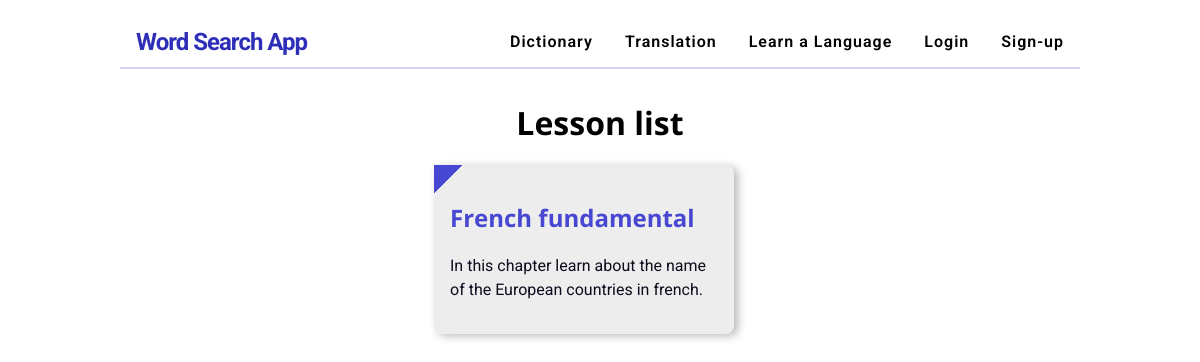
The app's page /curriculum/2/french_fundamental/, older data.
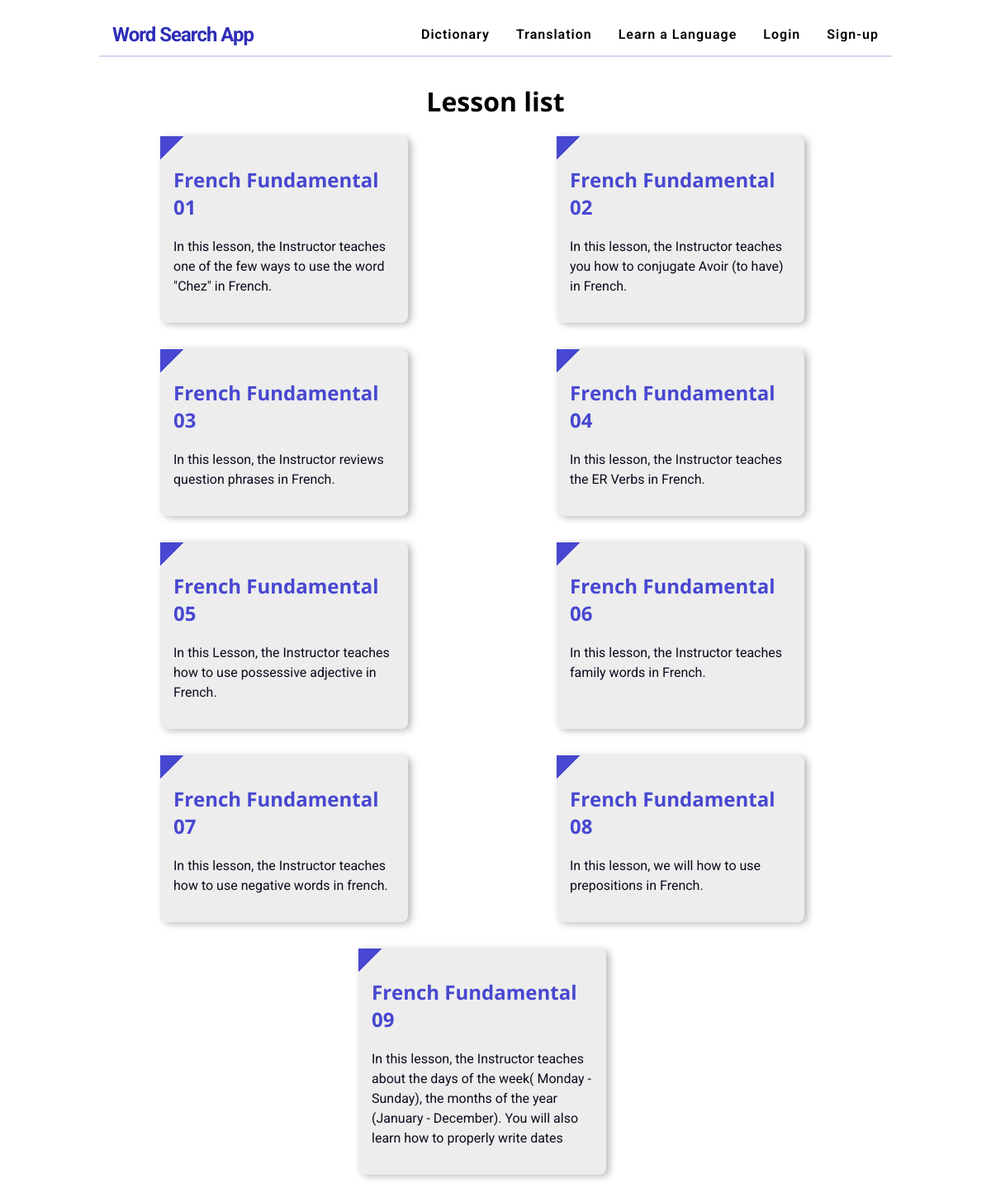
The same page, newer data.
### curriculum/models.py (models this page shows, shortened)
class Lesson(models.Model):
    lesson_id = models.CharField(max_length=100, unique=True)
    Standard = models.ForeignKey(Standard, on_delete=models.CASCADE)
    created_by = models.ForeignKey(User,on_delete=models.CASCADE)
    created_at = models.DateTimeField(auto_now_add=True)
    subject = models.ForeignKey(Subject, on_delete=models.CASCADE,related_name='lessons')
    name = models.CharField(max_length=250)
    position = models.PositiveSmallIntegerField(verbose_name="Chapter no.")
    slug = models.SlugField(null=True, blank=True)
    video = models.CharField(max_length=500, blank=True)
    description = models.TextField(max_length=500,blank=True)
    file_object = open("Curriculum_model_log.txt", 'a+')
    logger.log(file_object, 'Created lesson table ', 'Info')
    class Meta:
        ordering = ['position']

### curriculum/views.py (the view)
# urls.py: path('<str:standard>/<slug:slug>/', views.LessonListView.as_view(), name='lesson_list'),
class LessonListView(DetailView):
    context_object_name = 'subjects'
    file_object = open("Curriculum_log.txt", 'a+')
    logger.log(file_object, 'Shows the name of the lessons of particuluar subject ', 'Info')
    model = Subject
    template_name = 'curriculum/lesson_list_view.html'
    file_object.close()

### curriculum/templates/curriculum/lesson_list_view.html
{% extends 'Login/base.html' %}
{% load static %}
{% block content %}
  <main class="lesson-list">
    <h1>Lesson list</h1>
    <div class="lesson-list__container">
      {% for lesson in subjects.lessons.all %}
        <div class="lesson-list__block">
          <a href ="{% url 'curriculum:lesson_detail' slug=lesson.slug subject=subjects.slug standard=lesson.Standard.slug %}">
          <h2>
              {{lesson.name}}
          </h2>
          <p>{{lesson.description}}</p>
        </a>
        </div>
      {% endfor %}
    </div>
  </main>
{% endblock%}

### Login/Templates/Login/base.html (shortened to what this page needs)
{% load static %}
<!DOCTYPE html>
<html>
  <head>
    <link rel="stylesheet" href="{% static 'Login/css/master.css' %}">
  </head>
 <body>
    <header>
      <div class="logo">
        <a href="{% url 'Login:homepage' %}">Word Search App</a>
      </div>
      <nav>
        <ul class="nav__list">
          {% if user.is_authenticated %}
            <li class="nav__link"><a href="{% url 'Dictionary:index' %}">Dictionary</a></li>
            <li class="nav__link"><a href="{% url 'Translate:index' %}">Translation</a></li>
            <li class="nav__link"><a href="{% url 'curriculum:standard_list' %}">Learn a Language</a></li>
            <li  class="mr-5 text-light"> {{user.username}}</li>
            <li class="nav__link"><a href="{% url 'Login:logout' %}">Log out</a></li>
          {% else %}
            <li class="nav__link"><a href="{% url 'Login:login' %}">Dictionary</a></li>
            <li class="nav__link"><a href="{% url 'Login:login' %}">Translation</a></li>
            <li class="nav__link"><a href="{% url 'Login:login' %}">Learn a Language</a></li>
            <li class="nav__link"><a href="{% url 'Login:login' %}">Login</a></li>
            <li class="nav__link"><a href="{% url 'Login:register' %}">Sign-up</a></li>
          {% endif %}
        </ul>
      </nav>
    </header>
    {% block content %}
    {% endblock %}
  </body>
</html>

### Login/static/Login/css/master.css (style rules this page uses)
* { box-sizing: border-box; }
html { scroll-behavior: smooth; }
body { margin: 0; font-family: "Roboto", sans-serif; font-weight: 400; }
h1, h2 { font-family: "Open Sans", sans-serif; }
a { color: inherit; display: inline-block; text-decoration: none; }
ul { list-style: none; display: flex; padding-left: 0; }
li + li { padding-left: 1rem; }
header { width: 80%; margin: 1rem auto 0; display: flex; justify-content: space-between; align-items: center; border-bottom: solid 2px rgba(46, 46, 184, 0.2); padding: 0 1rem; }
.logo a { color: #2e2eb8; font-size: 1.5rem; font-weight: bold; text-decoration: none; letter-spacing: -1px; transition: all 0.3s linear; }
.nav__link + .nav__link { margin-left: 1rem; }
.nav__link { font-weight: 550; letter-spacing: 1px; }
.standard-list, .lesson-list, .subject-list { text-align: center; width: 80%; margin: 2rem auto; }
.standard-list__container, .lesson-list__container, .subject-list__container { text-align: left; display: flex; flex-wrap: wrap; }
.standard-list__block, .lesson-list__block, .subject-list__block { max-width: 300px; background-color: rgba(26, 26, 26, 0.08); background: linear-gradient(135deg, #4747d1 0px, #4747d1 20px, rgba(26, 26, 26, 0.08) 20px); margin: 0 2rem 2rem 0; padding: 1rem; border-radius: 0 0.5rem 0.5rem; box-shadow: 4px 2px 8px rgba(26, 26, 26, 0.3); transition: 0.3s linear all; }
.standard-list__block a, .lesson-list__block a, .subject-list__block a { text-decoration: none; }
.standard-list__block h2, .lesson-list__block h2, .subject-list__block h2 { color: #4747d1; }
.standard-list__block p, .lesson-list__block p, .subject-list__block p { line-height: 1.5; color: #0c0c1d; }
.lesson-list__container { justify-content: space-around; }

Row changes from the older to the newer data that the page shows:
removed Lesson: name "French fundamental", description "In this chapter learn about the name of the European countries in french."
added Lesson: name "French Fundamental 01", description "In this lesson, the Instructor teaches one of the few ways to use the word \"Chez\" in French."
added Lesson: name "French Fundamental 02", description "In this lesson, the Instructor teaches you how to conjugate Avoir (to have) in French."
added Lesson: name "French Fundamental 03", description "In this lesson, the Instructor reviews question phrases in French."
added Lesson: name "French Fundamental 04", description "In this lesson, the Instructor teaches the ER Verbs in French."
added Lesson: name "French Fundamental 05", description "In this Lesson, the Instructor teaches how to use possessive adjective in French."
added Lesson: name "French Fundamental 06", description "In this lesson, the Instructor teaches family words in French."
added Lesson: name "French Fundamental 07", description "In this lesson, the Instructor teaches how to use negative words in french."
added Lesson: name "French Fundamental 08", description "In this lesson, we will how to use prepositions in French."
added Lesson: name "French Fundamental 09", description "In this lesson, the Instructor teaches about the days of the week( Monday - Sunday), the months of the year (January - December). You will also learn how to properly write dates"
